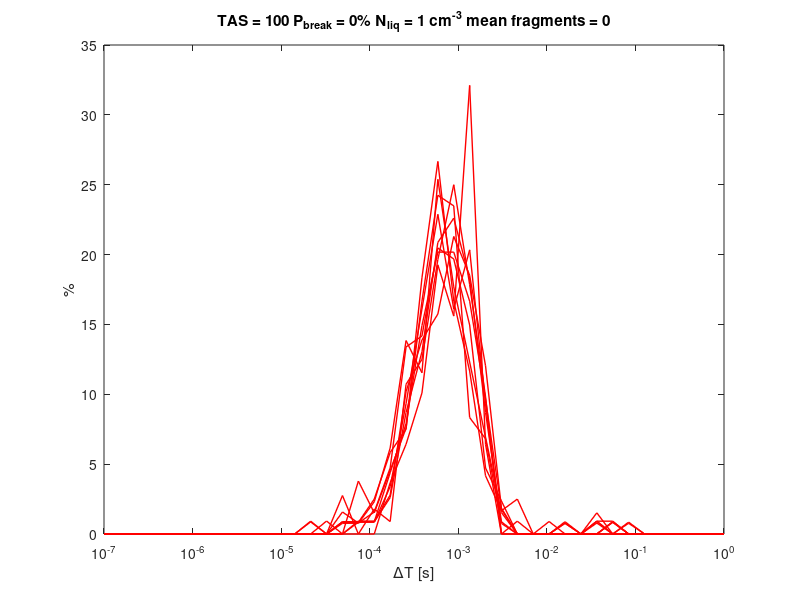

Here is the MATLAB script that generated this plot:
num_ensembles = 10;
%% How many particles from population?
%% Assume uniform size with variable concentration

time = 0.1;                                        % Time of simulation in s
%sa = calc_sa(128,25,61,64);

saq = 0.24;                                      % Qualified Sample volume of CDP in mm^2
sae = 20.1;                                      % Extended sample volume of CDP in mm^2
%N = 100;                                             % Number concentration of natural particles cm-3
Nliq = 1;                                       % Number concentration of liquid particles cm-3
%particle_size = 500;                                 % 1000 micron particle
%liq_size = 25;

%sa = sa(40);
num_fragments = 0;                                  % # of fragments is normal distribution with mean
%sa_frag = sa(5);
tas = 100;
dt = 2.5e-7;                                          % Clock frequency of probe
int_arr_qualified = 1/((tas*100*saq*(1e-1)^2)*(Nliq));
int_arr_extended = 1/((tas*100*sae*(1e-1)^2)*(Nliq));
%shattered_dist = 100000;                              % Distance of shattered particle
 
P_break = 0;                                       % Probability of breakup (assume 1%)


hists = zeros(num_ensembles,40);
for(i=1:num_ensembles)
    int_arr = [];
    time_since_last_natural_particle = 0;
    time_since_last_liquid_particle = 0;
    time_since_last_artifact = 0;
    time_to_next_impact = Inf;
    num_pieces = 0;
    time_to_next_natural_particle = 1/poissrnd(1/int_arr_qualified);
    time_to_next_liquid_particle = 1/poissrnd(1/int_arr_extended);
    time_to_next_fragment = Inf;
    
    t = 0;
    while(t < time);
        % Handle population of shattered particles
        dt = min([time_to_next_fragment time_to_next_natural_particle time_to_next_impact time_to_next_liquid_particle]);

        if(num_pieces > 0)
            % Does a shattered fragment appear?
            if(time_to_next_fragment <= time_since_last_artifact)
                int_arr = [int_arr; time_since_last_artifact];
                time_since_last_artifact = 0;
                num_pieces = num_pieces - 1;
                time_to_next_fragment = -log(rand(1))*int_arr_fragment;
            else
                time_since_last_artifact = time_since_last_artifact + dt;          
            end
        end 
        % Handle population of natural particles
        if(time_to_next_natural_particle <= time_since_last_natural_particle)

            % Does particle shattter?
            if(rand(1) <= P_break)
                % How many pieces does it break into?
                num_pieces = num_pieces + num_fragments;
                % Assume volume per D^3 
                Conc_artifact = num_pieces/((shattered_dist*1e-4)*sa(5)*(1e-1)^2);
                % Mean arrival rate
                int_arr_fragment = 1/(Conc_artifact*(tas*100*sa(5)*(1e-1)^2));
                time_to_next_fragment = -log(rand(1))*int_arr_fragment;
                int_arr = [int_arr; time_since_last_natural_particle];
            else
                int_arr = [int_arr; time_since_last_natural_particle];
            end    
            time_since_last_natural_particle = 0;
            
            time_to_next_natural_particle = -log(rand(1))*int_arr_qualified;
            
        end    
        time_since_last_natural_particle = time_since_last_natural_particle+dt; 
        % Hangle liquid drops
        % Handle population of natural particles
        if(time_to_next_liquid_particle <= time_since_last_liquid_particle)
            int_arr = [int_arr; time_since_last_liquid_particle];
            time_since_last_liquid_particle = 0;
            %last_natural_particle = 0;
            time_to_next_liquid_particle = -log(rand(1))*int_arr_extended;
            
        end    
        time_since_last_liquid_particle = time_since_last_liquid_particle+dt; 
        if(mod(t,dt*1000000) == 0)
            disp([num2str(t) '/' num2str(time)]);
        end
        t = t + dt;
    end
    
    n=int_arr > int_arr_qualified;
    nnz(n)/numel(int_arr)
    
    [h,bins] = hist(int_arr(int_arr > 0), logspace(-7,0,40));
    hists(i,:) = h;
    int_arr = [];
    disp(['Ensemble member ' num2str(i) ' complete']);
end

save hists.mat
figure;

for(i=1:num_ensembles)
    plot(bins, hists(i,:)/(sum(hists(i,:),2))*100, 'r', 'LineWidth', 1);
    hold on;
end    
set(gca, 'XScale', 'log');
xlabel('\DeltaT [s]');
ylabel('%');
title(['TAS = ' num2str(tas) ' P_{break} = ' num2str(P_break*100) '% N_{liq} = ' num2str(Nliq) ' cm^{-3} mean fragments = ' num2str(num_fragments)]);
bimodalfit = @(tau, dt) tau(3).*(dt/tau(1)).*exp(-dt/tau(1))+(1-tau(3)).*(dt/tau(2)).*exp(-dt/tau(2));
%[tau_std1] = abs(nlinfit(bins,h./sum(h),bimodalfit,[1e-6 1e-4 0.5], statset('Robust', 'on')));
hold on;
%plot(logspace(-7, 1, 300), bimodalfit(tau_std1, logspace(-7, 1, 300))*100, 'r', 'LineWidth', 2);


%% Plot interarrival time distribution
